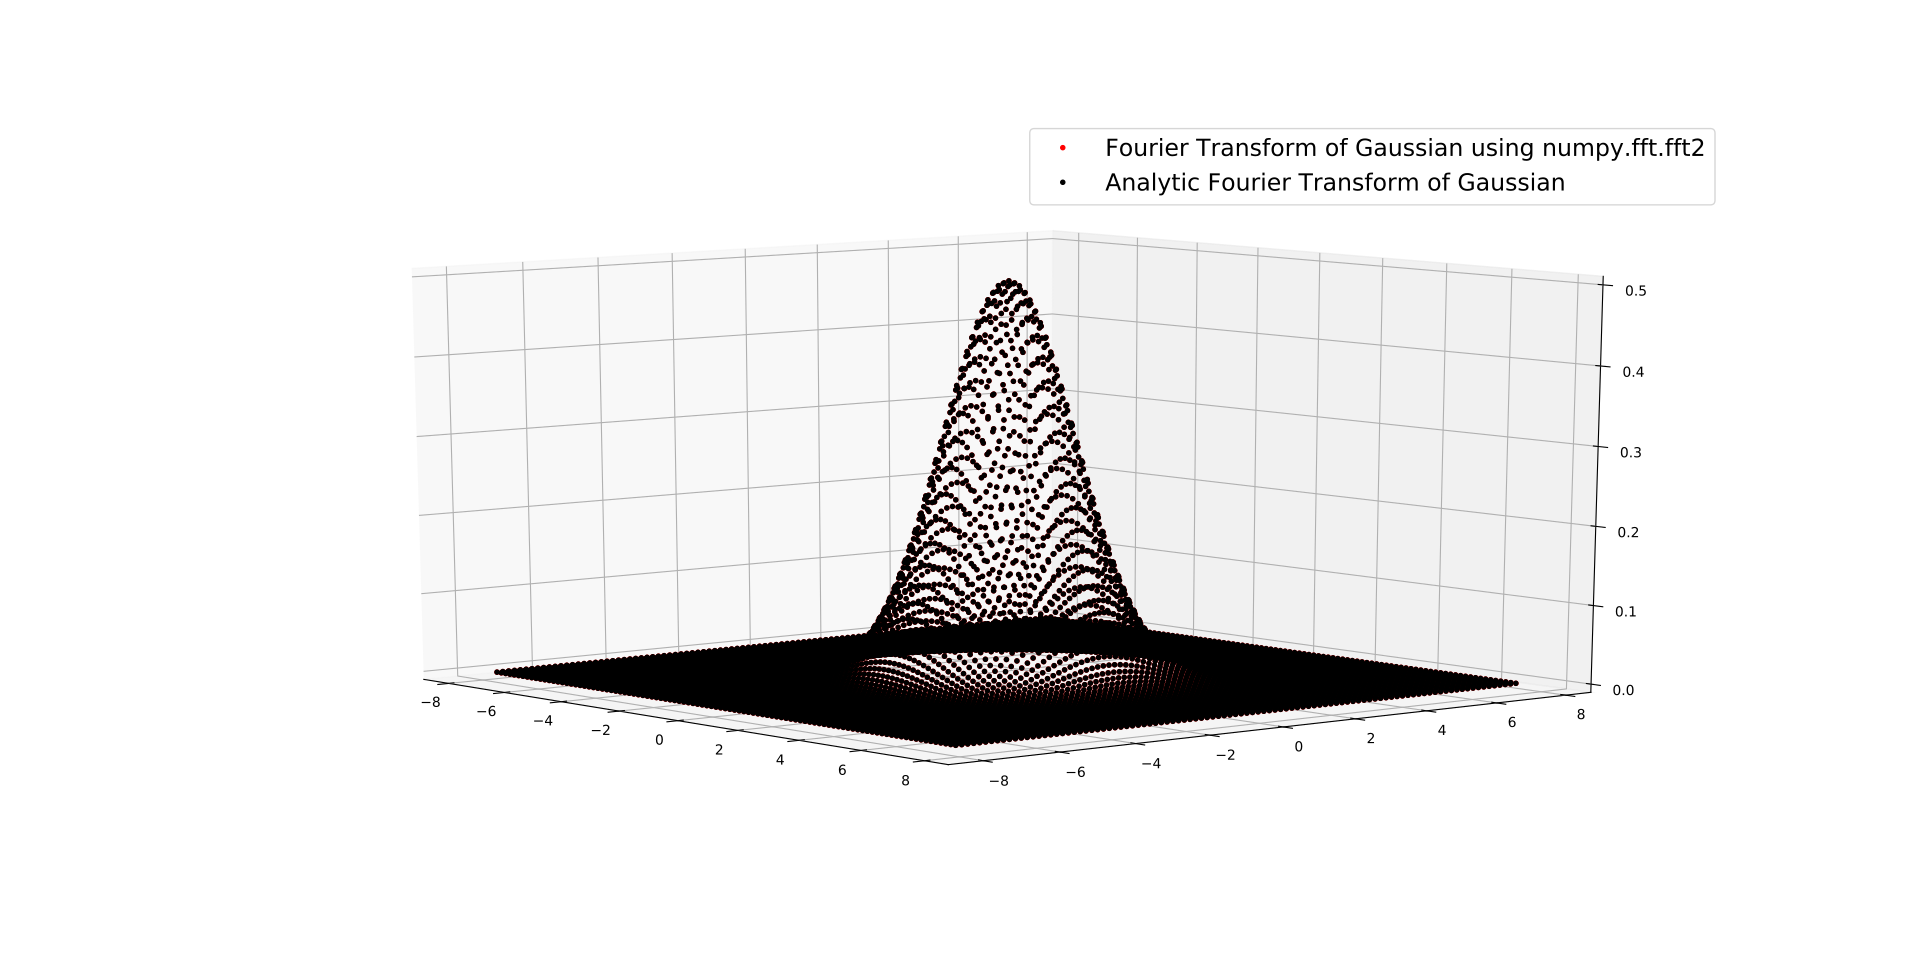

Source code (Python):
import numpy as np
np.set_printoptions(threshold=np.inf)
import scipy as sp
import matplotlib.pyplot as plt
from mpl_toolkits import mplot3d

def gaus(x,y):
  return(np.exp(-(x*x)-(y*y)))
  
def fftgaus(x,y):
  return(np.exp((-(x*x)-(y*y))/4)/2)

 
n=100
ymax=xmax=20
ymin=xmin=-20
dx=(xmax-xmin)/(n-1)
dy=(ymax-ymin)/(n-1)
x= np.arange(xmin,xmax+dx,dx,dtype=np.complex_)
y= np.arange(ymin,ymax+dy,dy,dtype=np.complex_)



data=np.zeros([n,n],dtype=np.complex_)

kx=np.fft.fftfreq(n,dx)
ky=np.fft.fftfreq(n,dy)
kx=2*np.pi*kx
ky=2*np.pi*ky

for i in range(0,n,1):
  for j in range(0,n,1):
    data[i][j]=gaus(x[i],y[j])
    
    
nft=np.fft.fft2(data,norm='ortho')
print(nft.size)

aft=np.zeros([n,n],dtype=np.complex_)

for i in range(0,n,1):
  for j in range(0,n,1):
    aft[i][j]=dx*dy*(n/(2.0*np.pi))*(np.exp(-1j*kx[i]*xmin + -1j*ky[j]*ymin ))*nft[i][j]

fig = plt.figure()
ax = plt.axes(projection="3d")

x=np.zeros(n*n)
y=np.zeros(n*n)
z=np.zeros(n*n)
zz=np.zeros(n*n)
for i in range(0,n,1):
  for j in range(0,n,1):
    x[j+i*n]=kx[i]
    y[j+i*n]=ky[j]
    z[j+i*n]=aft[i][j].real
    zz[j+i*n]=fftgaus(kx[i],kx[j])

   
   
#print(y)
ax.plot3D(x, y, z, '.r',label="Fourier Transform of Gaussian using numpy.fft.fft2")
ax.plot3D(x, y, zz, '.k',label="Analytic Fourier Transform of Gaussian")
plt.legend(fontsize=17)
plt.show()


#plt.plot(k,aft.real,".",label="Fourier Transform using Numpy")
#plt.plot(kk,box.real,"",label="Analytic Fourier Transform(Box function)")
#plt.legend(fontsize=15)
#plt.title("Fourier transform of $sinc(x)$",fontsize=17)
#plt.xlabel("k",fontsize=15)
#plt.ylabel("F(k)",fontsize=15)
#plt.show()
